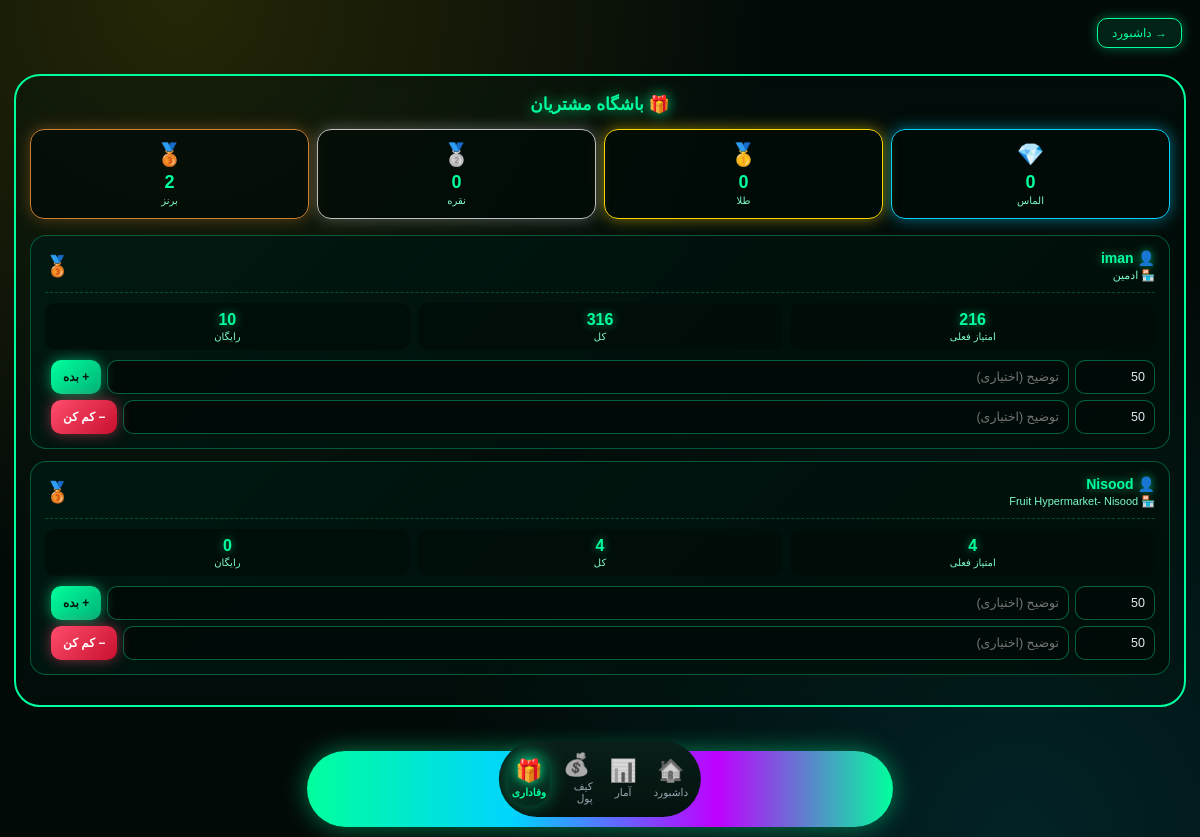
Screenshot of /admin/loyalty (signed in) with the database file from the repository.
### tables this page shows
CREATE TABLE users (
        id INTEGER PRIMARY KEY AUTOINCREMENT,
        username TEXT UNIQUE NOT NULL,
        password TEXT NOT NULL,
        shop_name TEXT,
        phone TEXT,
        start_date TIMESTAMP DEFAULT CURRENT_TIMESTAMP,
        end_date TIMESTAMP,
        status TEXT DEFAULT 'active',
        created_at TIMESTAMP DEFAULT CURRENT_TIMESTAMP, sms_limit INTEGER DEFAULT 1000, theme TEXT DEFAULT 'neon', shop_image TEXT DEFAULT '', shop_banner TEXT DEFAULT '', shop_code TEXT, points INTEGER DEFAULT 0);

### loyalty_routes.py (the view)
@loyalty_bp.route('/admin/loyalty')
def admin_loyalty():
    if not _is_admin(): return redirect('/admin/login')
    rows = get_all_loyalty()
    tiers = count_tier_users()
    return render_template('admin_loyalty.html',
        rows=rows, tiers=tiers,
        current_settings=_cs())

### app.py (called while the page is built)
@app.context_processor
def inject_global_settings():
    try:
        if session.get("is_admin"):
            s = get_admin_settings()
        elif session.get("user_id"):
            s = get_user_settings(session["user_id"])
        else:
            s = {"avatar": None, "bg": None, "theme": "neon"}
    except Exception:
        s = {"avatar": None, "bg": None, "theme": "neon"}
    return {"current_settings": s}

@app.after_request
def _security_headers(response):
    if response.content_type and 'text/html' in response.content_type:
        response.headers["Cache-Control"] = "no-store, no-cache, must-revalidate, max-age=0"
        response.headers["Pragma"] = "no-cache"
        response.headers["Expires"] = "0"
    """هدرهای امنیتی"""
    response.headers["X-Content-Type-Options"] = "nosniff"
    response.headers["X-Frame-Options"] = "SAMEORIGIN"
    response.headers["X-XSS-Protection"] = "1; mode=block"
    response.headers["Referrer-Policy"] = "no-referrer"
    response.headers["Permissions-Policy"] = "geolocation=(), microphone=(), camera=()"
    return response

### database.py (called while the page is built, shortened)
def get_user_settings(user_id):
    import time
    now = time.time()
    key = f'settings_{user_id}'
    if key in _CACHE and (now - _CACHE_TIME.get(key, 0)) < CACHE_TTL:
        return _CACHE[key]

def get_admin_settings():
    return get_user_settings(ADMIN_ID)

def get_all_loyalty():
    conn = sqlite3.connect('panel.db')
    c = conn.cursor()
    c.execute("""
        SELECT u.id, u.username, u.shop_name,
               COALESCE(l.points,0), COALESCE(l.total_points,0),
               COALESCE(l.tier,'bronze'), COALESCE(l.free_sms,0)
        FROM users u LEFT JOIN loyalty l ON l.user_id = u.id
        ORDER BY l.total_points DESC
    """)
    rows = c.fetchall()
    conn.close()
    return rows

def count_tier_users():
    conn = sqlite3.connect('panel.db')
    c = conn.cursor()
    c.execute("SELECT tier, COUNT(*) FROM loyalty GROUP BY tier")
    rows = dict(c.fetchall())
    conn.close()
    return rows

### loyalty_routes.py (called while the page is built)
def _is_admin(): return bool(session.get('is_admin'))

def _cs(uid=None):
    try: return get_user_settings(uid or 1)
    except: return None

### templates/admin_loyalty.html (shortened to what this page needs)
<!DOCTYPE html>
<html lang="fa" dir="rtl">
<head>
<link href="https://cdn.jsdelivr.net/gh/rastikerdar/vazirmatn@v33.003/Vazirmatn-font-face.css" rel="stylesheet">
<link rel="stylesheet" href="/static/scroll-fix.css"><link rel="icon" type="image/png" href="/static/icons/icon-192.png"><link rel="apple-touch-icon" href="/static/apple-touch-icon.png"></head>
<body>
<a class="back-btn" href="/admin/dashboard">→ داشبورد</a>
<div class="frame">
  <div class="page-title">🎁 باشگاه مشتریان</div>
  <div class="tier-stats">
    <div class="tier-stat ts-diamond"><span class="ic">💎</span><div class="n">{{ tiers.get('diamond', 0) }}</div><div class="lbl">الماس</div></div>
    <div class="tier-stat ts-gold"><span class="ic">🥇</span><div class="n">{{ tiers.get('gold', 0) }}</div><div class="lbl">طلا</div></div>
    <div class="tier-stat ts-silver"><span class="ic">🥈</span><div class="n">{{ tiers.get('silver', 0) }}</div><div class="lbl">نقره</div></div>
    <div class="tier-stat ts-bronze"><span class="ic">🥉</span><div class="n">{{ tiers.get('bronze', 0) }}</div><div class="lbl">برنز</div></div>
  </div>
  {% if rows %}
    {% for r in rows %}
      <div class="user-item" style="animation-delay:{{ loop.index0 * 0.05 }}s">
        <div class="user-head">
          <div>
            <div class="u-name">👤 {{ r[1] }}</div>
            <div class="u-shop">🏪 {{ r[2] or '-' }}</div>
          </div>
          <div class="u-tier">
            {% if r[5] == 'diamond' %}💎{% elif r[5] == 'gold' %}🥇{% elif r[5] == 'silver' %}🥈{% else %}🥉{% endif %}
          </div>
        </div>
        <div class="user-stats">
          <div class="stat"><div class="stat-v">{{ r[3] }}</div><div class="stat-l">امتیاز فعلی</div></div>
          <div class="stat"><div class="stat-v">{{ "{:,}".format(r[4]) }}</div><div class="stat-l">کل</div></div>
          <div class="stat"><div class="stat-v">{{ r[6] }}</div><div class="stat-l">رایگان</div></div>
        </div>
        <form method="POST" action="/admin/loyalty/{{ r[0] }}/add" class="add-row">
          <input type="number" name="points" placeholder="امتیاز" value="50" required>
          <input type="text" name="note" placeholder="توضیح (اختیاری)">
          <button class="add-btn b-plus" type="submit">+ بده</button>
        </form>
        <form method="POST" action="/admin/loyalty/{{ r[0] }}/add" class="add-row" style="margin-top:6px">
          <input type="number" name="points" placeholder="امتیاز" value="50" required>
          <input type="text" name="note" placeholder="توضیح (اختیاری)">
          <button class="add-btn b-minus" type="submit">− کم کن</button>
        </form>
      </div>
    {% endfor %}
  {% else %}
    <div class="empty">📭 هنوز کاربری نداره</div>
  {% endif %}
</div>
<div class="nav-wrap">
  <div class="bottom-nav">
    <a class="nav-item" href="/admin/dashboard"><span class="ic">🏠</span><span>داشبورد</span></a>
    <a class="nav-item" href="/admin/stats"><span class="ic">📊</span><span>آمار</span></a>
    <a class="nav-item" href="/admin/wallets"><span class="ic">💰</span><span>کیف پول</span></a>
    <a class="nav-item active" href="/admin/loyalty"><span class="ic">🎁</span><span>وفاداری</span></a>
  </div>
</div>
{% include "_global_bg.html" %}
</body>
</html>

### static/scroll-fix.css (style rules this page uses)
html { overflow-x:hidden!important;overflow-y:scroll!important;height:auto!important;max-height:none!important;min-height:100%!important }
body { overflow-x:clip!important;overflow-y:visible!important;height:auto!important;max-height:none!important;min-height:100vh!important;position:relative!important }
body::before,body::after { pointer-events:none!important }
.bottom-nav,.nw,.nav-wrap { position:fixed!important;bottom:10px!important;left:50%!important;transform:translateX(-50%)!important;z-index:9999!important;max-width:calc(100% - 30px)!important }

### static/app-feel.css (style rules this page uses)
* { -webkit-tap-highlight-color:transparent;-webkit-touch-callout:none }
html,body { overscroll-behavior:none;-webkit-overflow-scrolling:touch }
body { user-select:none;-webkit-user-select:none }
input,textarea { user-select:text !important;-webkit-user-select:text !important }
button,a.btn,.ni,.tab,.cat,.main-cat,.prod,.shop,.cart { transition:transform .15s ease,box-shadow .3s ease; }
.page-fade { animation:pageFade .3s ease-out }

### rows the page displays
users: username "iman", shop_name "ادمین", r "216", r "316", r "10"
users: username "Nisood", shop_name "Fruit Hypermarket- Nisood", r "4", points "0"

### other values shown
{{ tiers.get('diamond', 0) }} "0"
{{ tiers.get('gold', 0) }} "0"
{{ tiers.get('silver', 0) }} "0"
{{ tiers.get('bronze', 0) }} "2"
